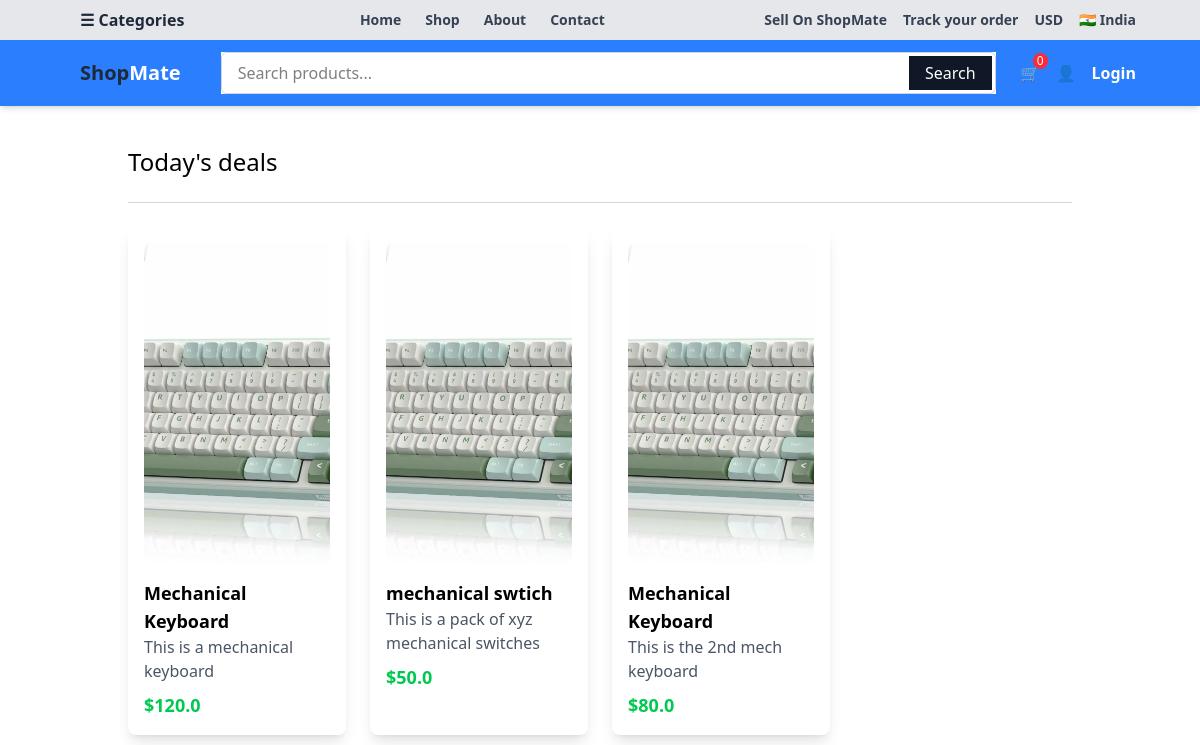
The page / on the database its author committed.
### myapp/models.py (models this page shows, shortened)
class Product(models.Model):
    def get_absolute_url(self):
        return reverse('detail',args=[self.slug])
    name = models.CharField(max_length=100)
    price = models.FloatField()
    description = models.TextField()
    image = models.ImageField(upload_to='images/')
    slug = models.SlugField(unique=True,blank=True)
    stock = models.IntegerField()
    active = models.BooleanField()

### myapp/views.py (the view)
# urls.py: path('',views.index,name='index'),
def index(request):
    products = Product.objects.all()
    return render(request,'myapp/index.html',{'products':products})

### cart/cart.py (called while the page is built)
    def __len__(self):
        return sum (int(item['qty']) for item in self.cart.values())

### cart/context_processors.py (called while the page is built)
def cart(request):
    return {'cart':Cart(request)}

### myapp/templates/myapp/index.html (shortened to what this page needs)
{% extends 'myapp/base.html' %}
{% block body %}
<div>
  <h1 class="text-2xl px-32 pt-10">Today's deals</h1>
  <div class="px-32">
    <hr class="border-t border-gray-300 my-6" />
  </div>
  <div class="grid grid-cols-4 px-32 gap-6">
    {% for product in products %}
    <div class="rounded-lg shadow-lg p-4">
      <img
        class="rounded-md mb-4 w-80 h-80 object-cover mx-auto"
        src="{{product.image.url}}"
        alt=""
      />
      <a class="text-lg font-semibold" href="{{product.get_absolute_url}}"
        >{{product.name}}</a
      >
      <p class="text-gray-600">{{product.description}}</p>
      <p class="text-green-500 font-bold mt-2 text-lg">${{product.price}}</p>
    </div>
    {% endfor %}
  </div>
</div>
{% endblock %}

### myapp/templates/myapp/base.html (shortened to what this page needs)
<!doctype html>
<html lang="en">
  <head>
    <script src="https://cdn.jsdelivr.net/npm/@tailwindcss/browser@4"></script>
  </head>
  <body>
    <nav
      class="bg-gray-200 shadow-md px-4 py-2 px-16 flex items-center justify-between"
    >
      <div class="flex items-center space-x-2">
        <span class="text-md font-semibold text-gray-800 px-4"
          >☰ Categories</span
        >
      </div>
      <div class="hidden md:flex space-x-6 font-bold text-sm">
        <a href="#" class="text-gray-700 hover:text-blue-600">Home</a>
        <a href="#" class="text-gray-700 hover:text-blue-600">Shop</a>
        <a href="#" class="text-gray-700 hover:text-blue-600">About</a>
        <a href="#" class="text-gray-700 hover:text-blue-600">Contact</a>
      </div>
      <div class="flex items-center space-x-4 font-bold text-sm">
        <a href="#" class="text-gray-700 hover:text-blue-600"
          >Sell On ShopMate</a
        >
        <a href="#" class="text-gray-700 hover:text-blue-600"
          >Track your order</a
        >
        <a href="#" class="text-gray-700 hover:text-blue-600">USD</a>
        <a href="#" class="text-gray-700 hover:text-blue-600">🇮🇳 India</a>
      </div>
    </nav>
    <nav
      class="bg-blue-500 shadow-md px-4 py-3 px-16 flex items-center justify-between"
    >
      <div class="flex items-center space-x-2">
        <span class="text-xl font-semibold text-gray-800 px-4"
          >Shop<span class="text-white">Mate</span>
        </span>
      </div>
      <div class="lg:block flex-grow mx-6 bg-white">
        <form class="relative w-full">
          <input
            type="text"
            name="item_name"
            placeholder="Search products..."
            class="w-full px-4 py-2 pr-20 rounded-md border border-gray-300 focus:outline-none focus:ring-2 focus:ring-blue-400"
          />
          <button
            type="submit"
            class="absolute right-1 top-1 bottom-1 px-4 bg-gray-900 text-white hover:bg-gray-700"
          >
            Search
          </button>
        </form>
      </div>
      <div class="flex items-center space-x-4">
        <a href="{% url 'cart-overview' %}" class="relative">
          🛒
          <span
            id="cart-qty"
            class="absolute -top-2 -right-2 text-xs bg-red-500 text-white rounded-full px-1"
          >
            {% with qty_amount=cart|length %}
            {% if qty_amount > 0 %}
            {{qty_amount}}
            {% else %}
            0
            {% endif %}
            {% endwith %}
          </span>
        </a>
        <a href="#" class="text-gray-600 hover:text-blue-600">👤</a>
      </div>
      <div>
        {% if user.is_authenticated %}
        <a class="text-white font-bold" href="{% url 'logout' %}">Logout</a>
        {% else %}
        <a class="text-white font-bold" href="{% url 'login' %}">Login</a>
        {% endif %}
      </div>
    </nav>
    {% block body %}{% endblock %}
  </body>
</html>

### rows shown on the page
Product: image (picture), name "Mechanical Keyboard", description "This is a mechanical keyboard", price "120.0"
Product: image (picture), name "mechanical swtich", description "This is a pack of xyz mechanical switches", price "50.0"
Product: image (picture), name "Mechanical Keyboard", description "This is the 2nd mech keyboard", price "80.0"
